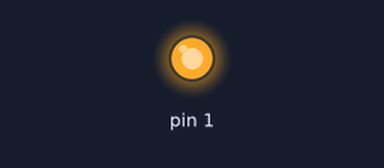
A sketch run on a simulated Arduino Uno, built with avr-gcc and run on an emulated ATmega328P. Parts: output pins drawn as LEDs (lit = HIGH).

Above: at 0.5 s.
At 5.7 s:
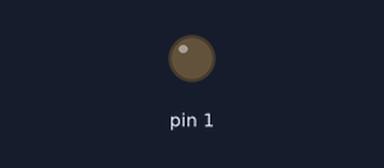
Timing chart, 0 to 8.1 s (numbered marks = the images above):
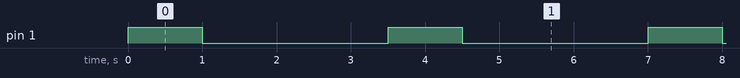

The sketch:

smashing_amberis_fulffy1.ino
```cpp
// C++ code
//
void setup()
{
  pinMode(1, OUTPUT);
}

void loop()
{
  digitalWrite(1, HIGH);
  delay(1000); // Wait for 1000 millisecond(s)
  digitalWrite(1, LOW);
  delay(1000); // Wait for 1000 millisecond(s)
  digitalWrite(4, HIGH);
  delay(1000); // Prolonged high
  digitalWrite(4, LOW);
  delay(500); // Shorter low
}
```

Measured:
- by itself, pin 1: alternates HIGH for 1.0 s and LOW for 2.5 s
